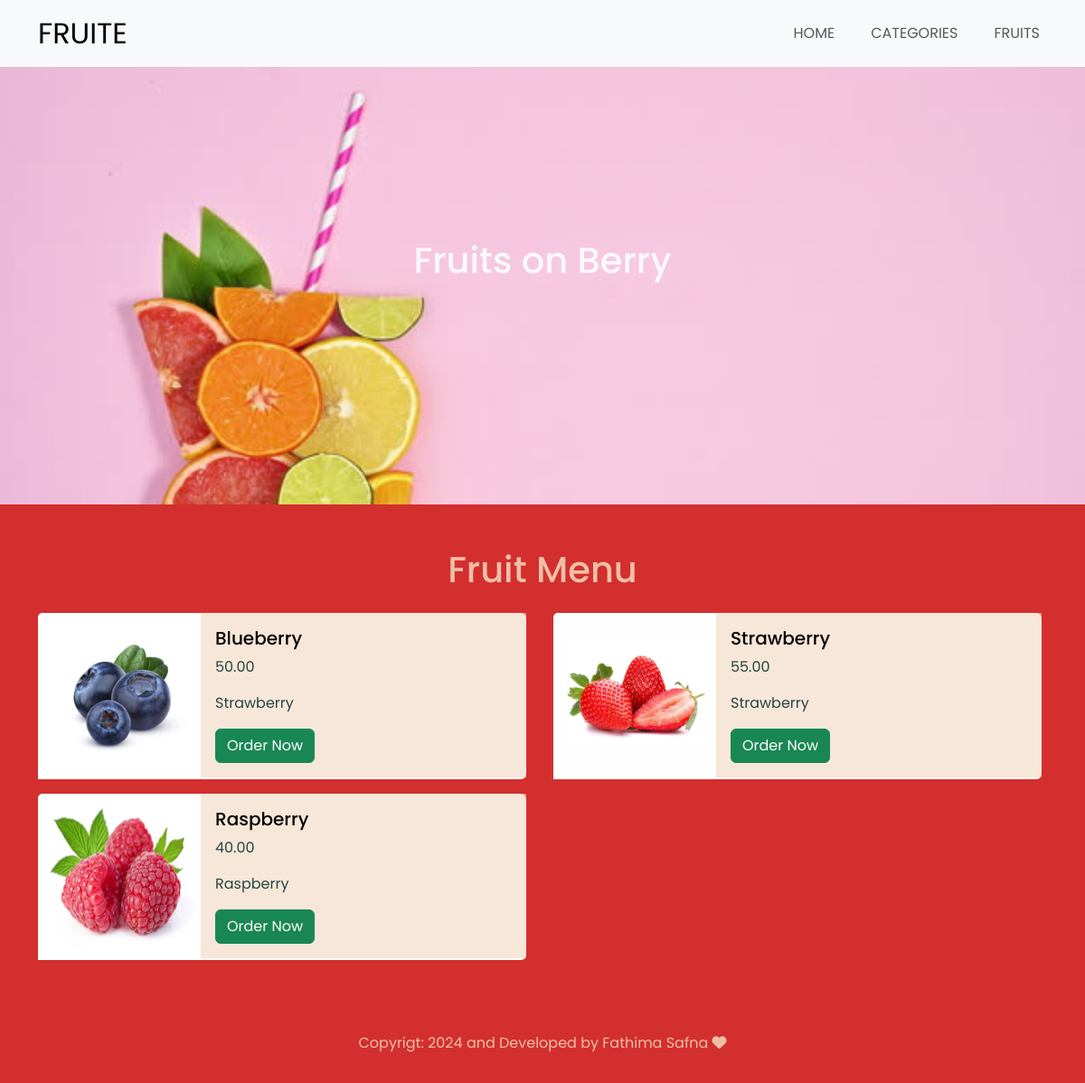
/fruit-category.php?catagory_id=71, run on the app's committed database.
### tables this page shows
CREATE TABLE `tbl_catagory` (
  `id` int(10) UNSIGNED NOT NULL,
  `title` varchar(100) NOT NULL,
  `image_name` varchar(255) NOT NULL,
  `feartured` varchar(10) NOT NULL,
  `active` varchar(10) NOT NULL
);

CREATE TABLE `tbl_fruit` (
  `id` int(10) UNSIGNED NOT NULL,
  `title` varchar(100) NOT NULL,
  `description` text NOT NULL,
  `price` decimal(10,2) NOT NULL,
  `image_name` varchar(255) NOT NULL,
  `catagory_id` int(10) UNSIGNED NOT NULL,
  `feartured` varchar(10) NOT NULL,
  `active` varchar(10) NOT NULL
);

### fruit-category.php (the view, shortened to what this page needs)
<?php include('partial-front/menu.php'); ?>
<?php
    if (isset($_GET['catagory_id']))
    {
        $catagory_id = $_GET['catagory_id'];
        $sql = "SELECT title FROM tbl_catagory WHERE id=$catagory_id";
        $res = mysqli_query($conn, $sql);
        $row = mysqli_fetch_assoc($res);
        $catagory_title = $row['title'];
    }
    else
    {
        header('location:'.SITEURL);
    }
?>
<section id="Home"  class="banner">
        <div class="row">
            <div class="col-md-12">
                <div class="text-light w-75 m-auto text-center pb-5">
                <h1 >Fruits on <?php echo $catagory_title ?></h1>
                </div>
             </div>
        </div>
</section>
<section id ="" class="menu">
        <div class="container py-5">
            <div class="row">
                <h1 class="text-center pb-3">Fruit Menu</h1>
                <?php
                  $sql2= "SELECT *FROM tbl_fruit WHERE catagory_id=$catagory_id";
                  $res2 = mysqli_query($conn, $sql2);
                  $count2 = mysqli_num_rows($res2);
                if ($count2>0)
                {
                  while($row2=mysqli_fetch_assoc($res2))
                  {
                    $id = $row2['id'];
                    $title = $row2['title'];
                    $price = $row2['price'];
                    $description = $row2['description'];
                    $image_name = $row2['image_name'];
                    ?>
                          <div class="col-md-6">
                            <div class="card mb-3" style="max-width: 540px;">
                                <div class="row g-0">
                                  <div class="col-md-4">
                                  <div class="card" style="height: 11.5rem;">
                                  <?php
                                    if($image_name== "")
                                    {
                                      echo "Image not Available";
                                    }
                                    else
                                    {
                                      ?>
                                      <img src="<?php echo SITEURL; ?>images/fruit/<?php echo $image_name; ?>" class="card-img-top" alt="...">
                                      <?php
                                    }
                                    ?>
                                  </div>
                                  </div>
                                  <div class="col-md-8">
                                    <div class="card-body">
                                      <h5 class="card-title"><?php echo $title; ?></h5>
                                      <p class="card-text"><?php echo $price; ?></p>
                                      <p class="card-text"><?php echo $description; ?></p>
                                      <a href="<?php echo SITEURL; ?>orders.php?fruit_id=<?php echo $id ?>" <button type="button" class="btn btn-success">Order Now</button></a>
                                      </div>
                                  </div>
                                </div>
                              </div>
                        </div>
                    <?php
                  }
                }
                else
                {
                  echo "Fruit not Available";
                }
                  ?>
            </div>
        </div>
</section>
<?php include('partial-front/footer.php'); ?>

### css/style.css (style rules this page uses)
body { font-family: "Poppins", sans-serif; }
.banner { background-image:url(../images/banner.jpg); background-size: cover; background-repeat: no-repeat; padding: 190px; }
.card-img-top { height :300px; }
.card-body { background-color: #f1d3b88c; }
.menu { background-color:#D32F2F; color:#f1d3b8e1; }
.card-text { color:#274546; border: none; }
.card { color: black; border: none; }

### data on the page
tbl_catagory: title "Berry"
tbl_fruit: image_name (picture), title "Blueberry", price "50.00", description "Strawberry"
tbl_fruit: image_name (picture), title "Strawberry", price "55.00", description "Strawberry"
tbl_fruit: image_name (picture), title "Raspberry", price "40.00", description "Raspberry"
